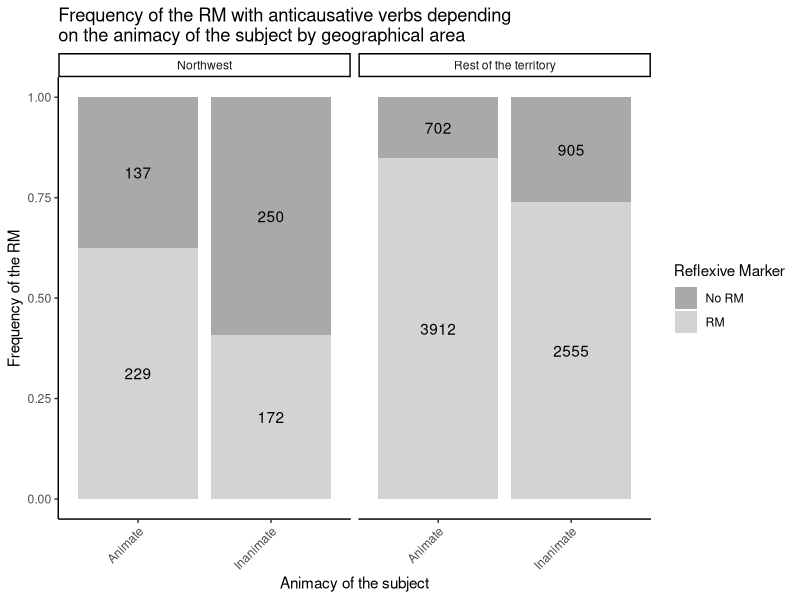
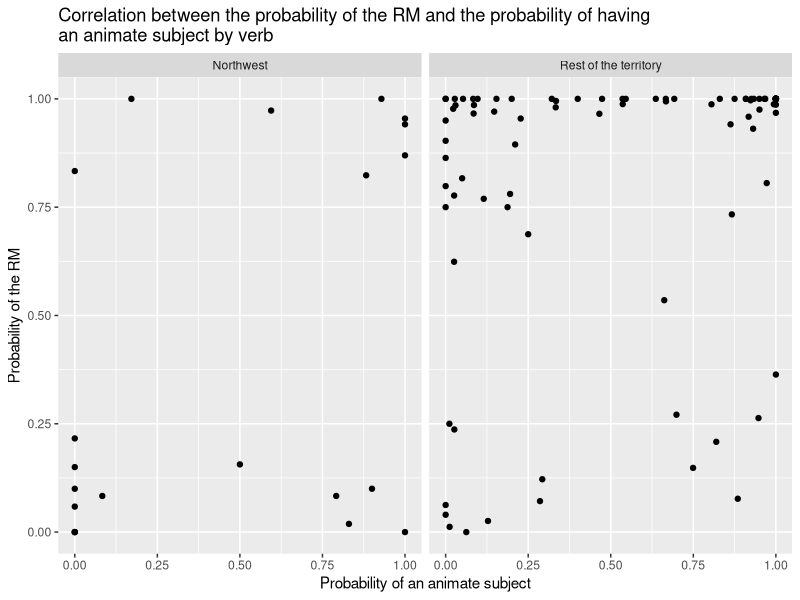
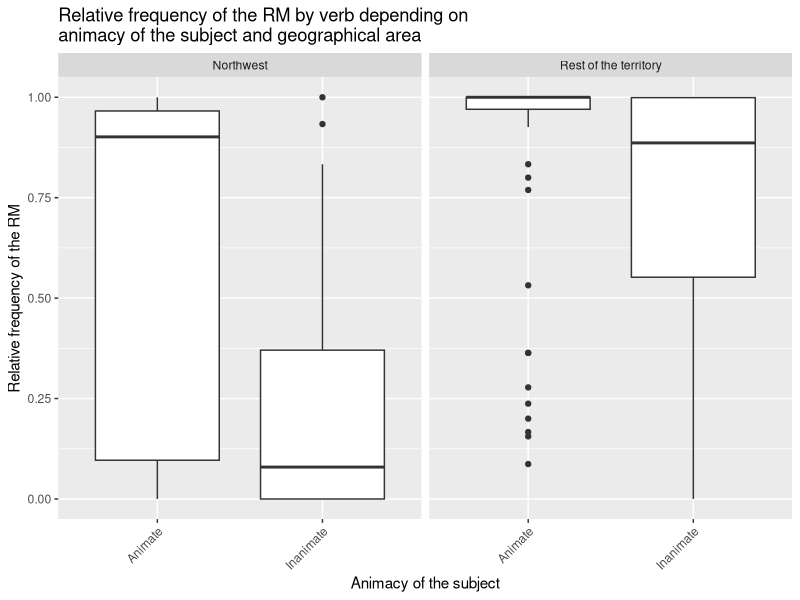
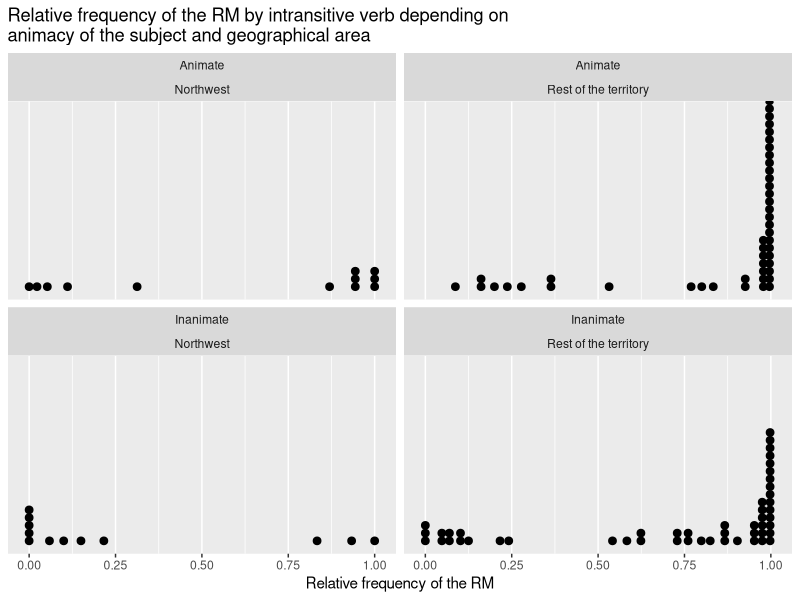
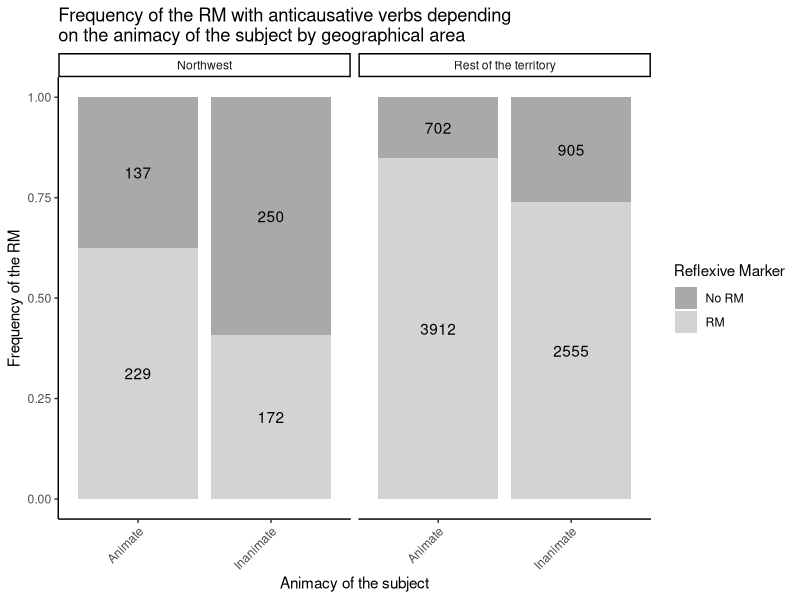
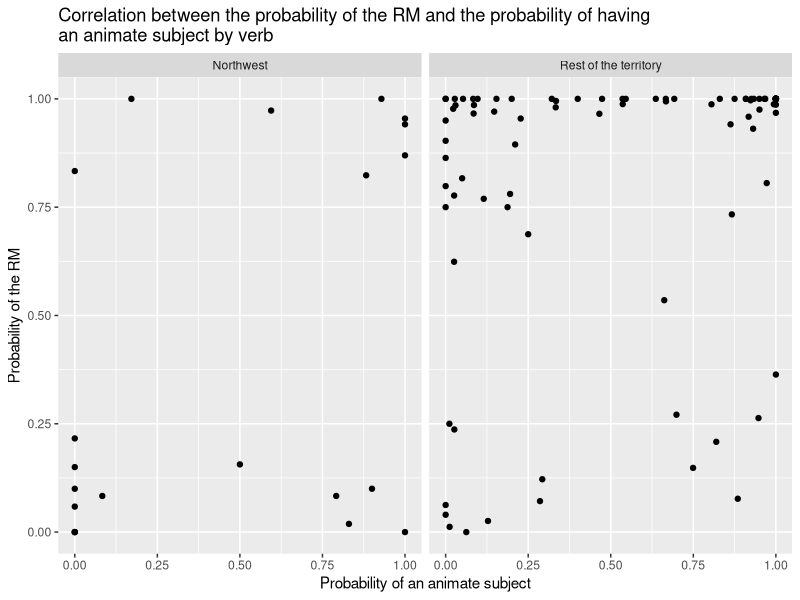
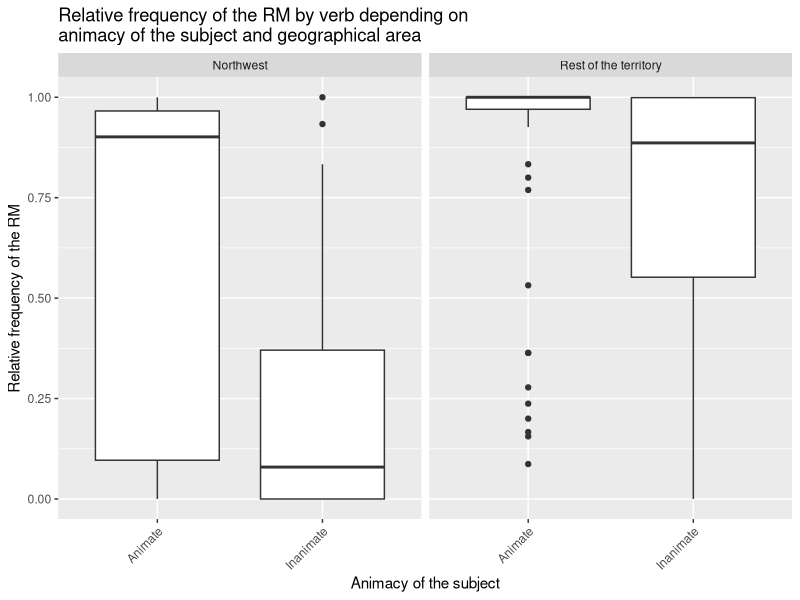
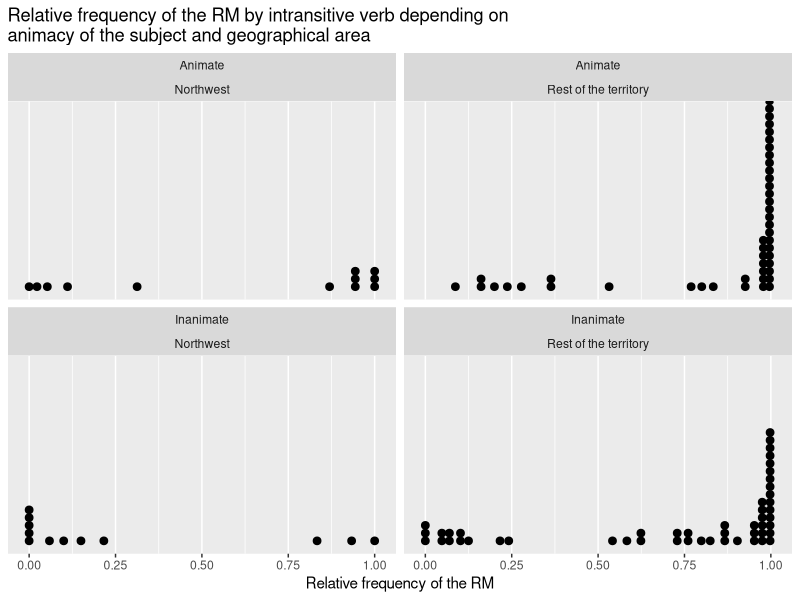

The R source for these figures, in order:
#Carlota de Benito Moreno
#The middle voice in Ibero-Romance
#July 26th 2021
#Chapter 4
#Section 4.6. Animacy of the subject
#Animacy for section 5.3: line 128

#load library
library(tidyverse)

#read table
animacy <- read_delim("Subtabla_anticausativos2019.csv", delim=";")

#clean table
animacy <- animacy %>% 
  mutate(Animacion_sujeto = ifelse(Animacion_sujeto %in% c("Inanimado", "Evento", "Impersonal", "Vehiculo"), 
                                   "Inanimate", "Animate")) %>% 
  mutate(Pron_reflexivo = ifelse(Pron_reflexivo == "No", "No RM", "RM")) %>% 
  mutate(Area_dialectal = ifelse(Area_dialectal == "Noroeste", "Northwest", "Rest of the territory"))


#Barplot by area
##create table with RM probabilities by subject animacy and area
antic_animacy <- animacy %>%
  count(Area_dialectal, Animacion_sujeto, Pron_reflexivo) %>%
  group_by(Area_dialectal, Animacion_sujeto) %>%
  mutate(total=sum(n), 
         prop=(n/total*100))

##create plot
ggplot(antic_animacy, aes(x=Animacion_sujeto,y=prop, group=Pron_reflexivo)) + 
  geom_col(aes(fill=Pron_reflexivo), position = "fill") + 
  labs(title="Frequency of the RM with anticausative verbs depending \non the animacy of the subject by geographical area", x="Animacy of the subject", y="Frequency of the RM", fill="Reflexive Marker") +
  geom_text(aes(label = n), position = position_fill(vjust = .5)) + 
  theme_classic() +
  scale_fill_manual(values=c('darkgrey','lightgray')) + 
  theme(axis.text.x = element_text(angle = 45, hjust = 1)) + 
  facet_wrap(~ Area_dialectal)

##save plot
ggsave("antic_animacy.png", height = 4, width = 6) #saves the last plot


#Dotplots of the correlation (faceted by area)
#grouped by verb, selected those who have more than 9 occurrences

##create table with RM probabilities by verb and area
animacy_RM_vbs <- animacy %>%
  group_by(Area_dialectal, Verbo) %>%
  count(Pron_reflexivo) %>%
  spread(Pron_reflexivo, n)  %>%
  mutate_if(is.numeric, ~(ifelse(is.na(.), 0, .))) %>%
  mutate(Total = `No RM` + RM, RM_prob = RM/Total) %>%
  filter(Total > 9) %>%
  ungroup()

##create table with probabilities of having an animate subject by verb and area
animacy_Anim_vbs <- animacy %>%
  group_by(Area_dialectal, Verbo) %>%
  count(Animacion_sujeto) %>%
  spread(Animacion_sujeto, n)  %>%
  mutate_if(is.numeric, ~(ifelse(is.na(.), 0, .))) %>%
  mutate(Total = Animate + Inanimate, Anim_prob = Animate/Total) %>%
  filter(Total > 9) %>%
  ungroup()

##join tables
animacy_cor_vbs <- full_join(animacy_Anim_vbs, animacy_RM_vbs, by=c("Verbo", "Area_dialectal"))


##create plot
ggplot(animacy_cor_vbs, aes(Anim_prob, RM_prob)) + 
  geom_point() + 
  labs(title="Correlation between the probability of the RM and the probability of having \nan animate subject by verb", x="Probability of an animate subject", y="Probability of the RM") + 
  facet_wrap(c("Area_dialectal"))

##save plot
ggsave("animacy_cor_vbs.png", width = 9, height = 7) #saves the last plot


#Boxplots by areas
##create table with RM probabilities by verb and area
animacy_boxplot <- animacy %>%
  group_by(Area_dialectal, Animacion_sujeto, Verbo) %>%
  count(Pron_reflexivo) %>%
  spread(Pron_reflexivo, n) %>%
  mutate_if(is.numeric, ~(ifelse(is.na(.), 0, .))) %>%
  mutate(Total = RM + `No RM`, RM_prob = RM/Total) %>%
  filter(Total > 9) %>%
  ungroup()

##check number of verbs in each area and category
animacy_boxplot %>%
  group_by(Area_dialectal) %>%
  count(Animacion_sujeto)

##create boxplot
ggplot(animacy_boxplot, aes(x=Animacion_sujeto, y=RM_prob)) + 
  geom_boxplot() +
  labs(title="Relative frequency of the RM by verb depending on \nanimacy of the subject and geographical area", x="Animacy of the subject", y="Relative frequency of the RM") + 
  theme(axis.text.x = element_text(angle = 45, hjust = 1)) + 
  ylim(0,1) + 
  facet_wrap(c("Area_dialectal"))

##save plot
ggsave("animacy_boxplot.png", width = 7, height = 6) #saves the last plot

#calculate central summary statistics for each subsample
##Northwest, Animate
animacy_boxplot %>% 
  filter(Area_dialectal == "Northwest", Animacion_sujeto == "Animate") %>% 
  summary()
  
##Northwest, Inanimate
animacy_boxplot %>% 
  filter(Area_dialectal == "Northwest", Animacion_sujeto == "Inanimate") %>% 
  summary()

##Rest of the territory, Animate
animacy_boxplot %>% 
  filter(Area_dialectal == "Rest of the territory", Animacion_sujeto == "Animate") %>% 
  summary()

##Rest of the territory, Inanimate
animacy_boxplot %>% 
  filter(Area_dialectal == "Rest of the territory", Animacion_sujeto == "Inanimate") %>% 
  summary()

#Section 5.3
#Dotplots with facets
animacy_boxplot %>% 
  ggplot(aes(x=RM_prob)) + 
  geom_dotplot(binwidth=0.0224) + 
  scale_y_continuous(NULL, breaks = NULL) +
  labs(title="Relative frequency of the RM by intransitive verb depending on \nanimacy of the subject and geographical area", x="Relative frequency of the RM") + 
  facet_wrap(c("Animacion_sujeto", "Area_dialectal"))

#save plot
ggsave("animacy_dotplot.png", width = 6, height = 7) #saves the last plot


